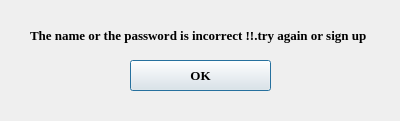
<?xml version="1.0" encoding="UTF-8"?>
<ui version="4.0">
 <class>Dialog</class>
 <widget class="QDialog" name="Dialog">
  <property name="geometry">
   <rect>
    <x>0</x>
    <y>0</y>
    <width>400</width>
    <height>121</height>
   </rect>
  </property>
  <property name="windowTitle">
   <string>Dialog</string>
  </property>
  <widget class="QPushButton" name="pushButton">
   <property name="geometry">
    <rect>
     <x>130</x>
     <y>60</y>
     <width>141</width>
     <height>31</height>
    </rect>
   </property>
   <property name="font">
    <font>
     <family>Times New Roman</family>
     <pointsize>10</pointsize>
     <weight>75</weight>
     <bold>true</bold>
    </font>
   </property>
   <property name="text">
    <string>OK</string>
   </property>
  </widget>
  <widget class="QLabel" name="label">
   <property name="geometry">
    <rect>
     <x>30</x>
     <y>20</y>
     <width>361</width>
     <height>31</height>
    </rect>
   </property>
   <property name="font">
    <font>
     <family>Times New Roman</family>
     <pointsize>10</pointsize>
     <weight>75</weight>
     <bold>true</bold>
    </font>
   </property>
   <property name="text">
    <string>The name or the password is incorrect !!.try again or sign up</string>
   </property>
  </widget>
 </widget>
 <resources/>
 <connections/>
</ui>
